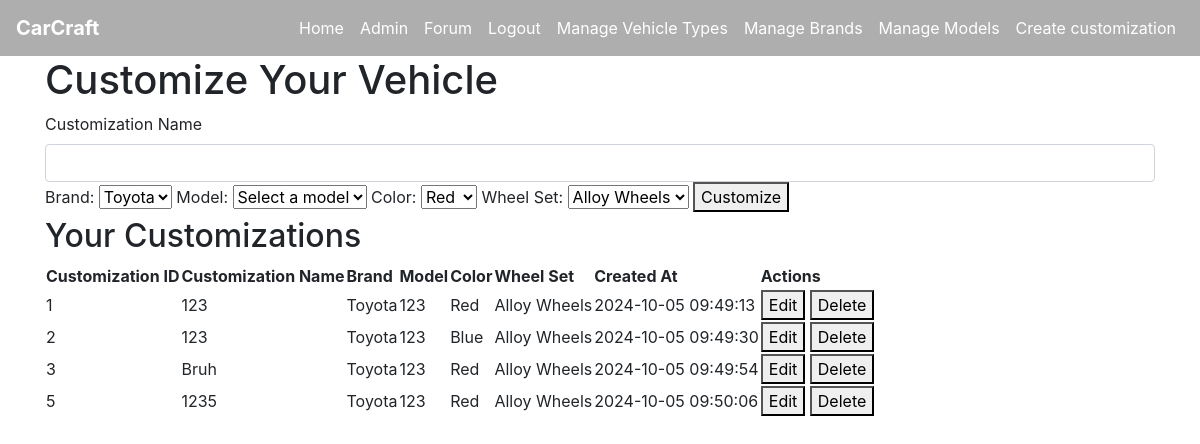
/customize (signed in), run on an earlier commit of the app's database.
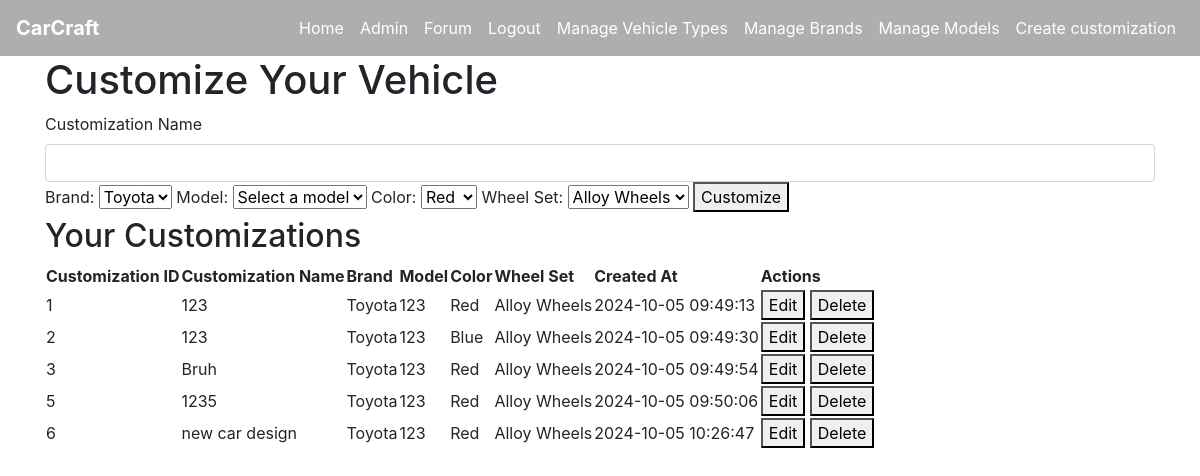
And on a later commit of the database.
### tables this page shows
CREATE TABLE customization (
    customization_id INTEGER PRIMARY KEY AUTOINCREMENT,
    customization_name VARCHAR(100) NOT NULL,
    user_id INTEGER NOT NULL,
    model_id INTEGER NOT NULL,
    color_id INTEGER NOT NULL,
    wheel_id INTEGER NOT NULL,
    created_at DATETIME DEFAULT CURRENT_TIMESTAMP,
    FOREIGN KEY (user_id) REFERENCES user(user_id),
    FOREIGN KEY (model_id) REFERENCES model(model_id),
    FOREIGN KEY (color_id) REFERENCES color(color_id),
    FOREIGN KEY (wheel_id) REFERENCES wheel_set(wheel_id)
);

CREATE TABLE brand (
    brand_id INTEGER PRIMARY KEY AUTOINCREMENT,
    name VARCHAR(20)
);

CREATE TABLE model (
    model_id INTEGER PRIMARY KEY AUTOINCREMENT,
    brand_id INTEGER NOT NULL,
    type_id INTEGER NOT NULL,
    name VARCHAR(100) NOT NULL,
    FOREIGN KEY (brand_id) REFERENCES brand(brand_id),
    FOREIGN KEY (type_id) REFERENCES vehicle_type(type_id)
);

CREATE TABLE color (
    color_id INTEGER PRIMARY KEY AUTOINCREMENT,
    name VARCHAR(50)
);

CREATE TABLE wheel_set (
    wheel_id INTEGER PRIMARY KEY AUTOINCREMENT,
    name VARCHAR(100),
    description TEXT
);

### app.py (the view, shortened to what this page needs)
@app.route('/customize', methods=['GET', 'POST'])
@login_required
def customize():
    db = get_db_connection()
    brands = db.execute('SELECT brand_id, name FROM brand').fetchall()
    colors = db.execute('SELECT color_id, name FROM color').fetchall()
    wheels = db.execute('SELECT wheel_id, name FROM wheel_set').fetchall()
    models = []
    if brands:
        default_brand_id = brands[0]['brand_id']
        models = db.execute('SELECT model_id, name FROM model WHERE brand_id = ?', (default_brand_id,)).fetchall()
    customizations = db.execute('''
        SELECT customization.customization_id, customization.customization_name, brand.name AS brand_name,
               model.name AS model_name, color.name AS color_name, wheel_set.name AS wheel_name,
               customization.created_at
        FROM customization
        JOIN model ON customization.model_id = model.model_id
        JOIN brand ON model.brand_id = brand.brand_id
        JOIN color ON customization.color_id = color.color_id
        JOIN wheel_set ON customization.wheel_id = wheel_set.wheel_id
        WHERE customization.user_id = ?
    ''', (current_user.id,)).fetchall()
    return render_template('customize.html', brands=brands, colors=colors, wheels=wheels, models=models, customizations=customizations)

### app.py (called while the page is built)
def get_db_connection():
    conn = sqlite3.connect(DATABASE)
    conn.row_factory = sqlite3.Row  # This enables column access by name: row['column_name']
    return conn

@login_manager.user_loader
def load_user(user_id):
    return User.get(user_id)

    @staticmethod
    def get(user_id):
        conn = get_db_connection()
        user_data = conn.execute('SELECT * FROM user WHERE user_id = ?', (user_id,)).fetchone()
        conn.close()
        if user_data:
            return User(
                user_id=user_data['user_id'],
                username=user_data['username'],
                email=user_data['email'],
                password_hash=user_data['password_hash'],
                admin=bool(user_data['admin'])
            )
        return None

### templates/customize.html (shortened to what this page needs)
{% extends 'base.html' %}
{% block content %}
<h1>Customize Your Vehicle</h1>
<form id="customization-form" method="POST" action="{{ url_for('customize') }}">
    <label for="customization_name">Customization Name</label>
    <input type="text" id="customization_name" name="customization_name" class="form-control" value="{{ customization.customization_name if customization else '' }}" required>
    <label for="brand_id">Brand:</label>
    <select name="brand_id" id="brand_id" onchange="loadModels()">
        {% for brand in brands %}
            <option value="{{ brand.brand_id }}">{{ brand.name }}</option>
        {% endfor %}
    </select>
    <label for="model_id">Model:</label>
    <select name="model_id" id="model_id" required>
        <option value="" disabled selected>Select a model</option>
    </select>
    <label for="color_id">Color:</label>
    <select name="color_id" id="color_id">
        {% for color in colors %}
            <option value="{{ color.color_id }}">{{ color.name }}</option>
        {% endfor %}
    </select>
    <label for="wheel_id">Wheel Set:</label>
    <select name="wheel_id" id="wheel_id">
        {% for wheel in wheels %}
            <option value="{{ wheel.wheel_id }}">{{ wheel.name }}</option>
        {% endfor %}
    </select>
    <button type="submit">Customize</button>
</form>
<h2>Your Customizations</h2>
<table>
    <thead>
        <tr>
            <th>Customization ID</th>
            <th>Customization Name</th>
            <th>Brand</th>
            <th>Model</th>
            <th>Color</th>
            <th>Wheel Set</th>
            <th>Created At</th>
            <th>Actions</th>
        </tr>
    </thead>
    <tbody>
        {% for customization in customizations %}
            <tr>
                <td>{{ customization.customization_id }}</td>
                <td>{{ customization.customization_name }}</td>
                <td>{{ customization.brand_name }}</td>
                <td>{{ customization.model_name }}</td>
                <td>{{ customization.color_name }}</td>
                <td>{{ customization.wheel_name }}</td>
                <td>{{ customization.created_at }}</td>
                <td>
                    <a href="{{ url_for('edit_customization', customization_id=customization.customization_id) }}">
                        <button>Edit</button>
                    </a>
                    <form method="POST" action="{{ url_for('customize') }}" style="display:inline;">
                        <button type="submit" onclick="return confirm('Are you sure you want to delete this customization?');">Delete</button>
                    </form>
                </td>
            </tr>
        {% endfor %}
    </tbody>
</table>
{% endblock %}

What changed in the data, as far as the page shows it:
added customization: customization_id "6", customization_name "new car design", brand_name "Toyota", model_name "123", color_name "Red", wheel_name "Alloy Wheels", created_at "2024-10-05 10:26:47"
